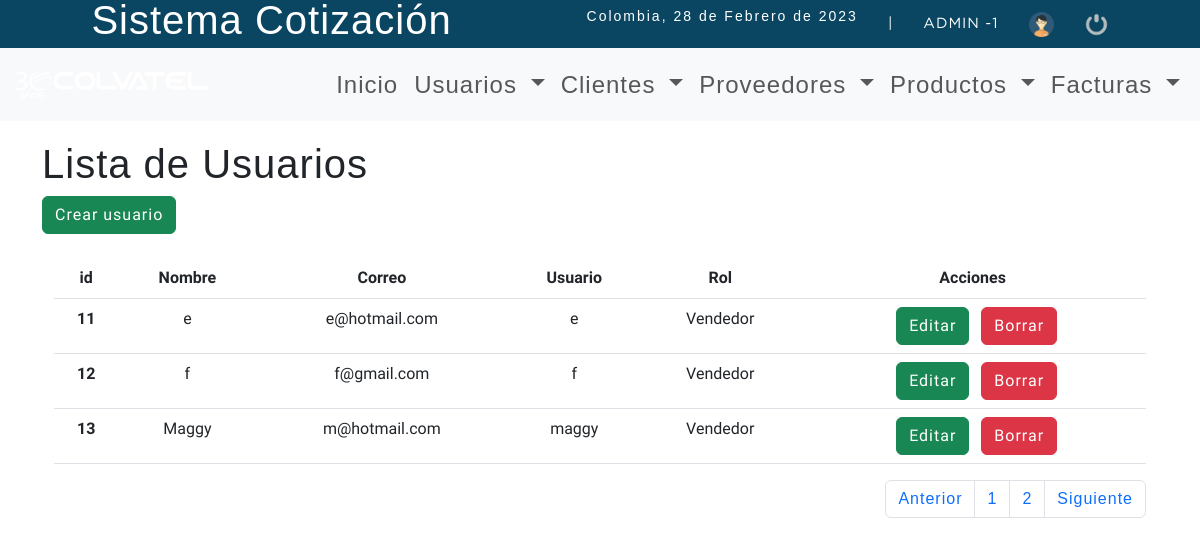
The page /sistema/lista_usuarios.php?pagina=2 (signed in) on the database its author committed.
### tables this page shows
CREATE TABLE `usuario` (
  `idusuario` int(11) NOT NULL,
  `nombre` varchar(50) DEFAULT NULL,
  `correo` varchar(100) DEFAULT NULL,
  `usuario` varchar(15) DEFAULT NULL,
  `clave` varchar(100) DEFAULT NULL,
  `rol` int(11) DEFAULT NULL,
  `estatus` int(10) NOT NULL DEFAULT 1
);

CREATE TABLE `rol` (
  `idrol` int(11) NOT NULL,
  `rol` varchar(20) DEFAULT NULL
);

### sistema/lista_usuarios.php (the view, shortened to what this page needs)
<?php
include "../conexion.php";
?>
<!DOCTYPE html>
<html lang="es">
<head>
	<?php include "include/script.php" ?>
</head>
<body>
	<?php include "include/header.php" ?>
	<section id="container">
		<div class="container">
			<h1>Lista de Usuarios</h1>
			<a href="registro_usuario.php" class="btn btn-success">Crear usuario</a>
			<div class="container mt-4">
				<table class="table responsive">
					<thead class="text-center">
						<tr>
							<th scope="col">id</th>
							<th scope="col">Nombre</th>
							<th scope="col">Correo</th>
							<th scope="col">Usuario</th>
							<th scope="col">Rol</th>
							<th scope="col">Acciones</th>
						</tr>
					</thead>
					<tbody class="text-center">
						<?php
						$sql_register = mysqli_query($conexion, "SELECT COUNT(*) as total_registros FROM usuario WHERE estatus = 1");
						$result_register = mysqli_fetch_array($sql_register);
						$total_registro = $result_register['total_registros'];
						$por_pagina = 5;
						if (empty($_GET['pagina'])) {
							$pagina = 1;
						} else {
							$pagina = $_GET['pagina'];
						}
						$desde = ($pagina - 1) * $por_pagina;
						$total_paginas = ceil($total_registro / $por_pagina);
						$query = mysqli_query($conexion, "SELECT u.idusuario, u.nombre, u.correo, u.usuario, r.rol FROM usuario u INNER JOIN rol r ON u.rol = r.idrol WHERE u.estatus = 1  ORDER BY u.idusuario ASC LIMIT $desde,$por_pagina");
						$result = mysqli_num_rows($query);
						if ($result > 0) {
							while ($data = mysqli_fetch_array($query)) {
						?>
								<tr>
									<th><?php echo $data['idusuario'] ?></th>
									<td><?php echo $data['nombre'] ?></td>
									<td><?php echo $data['correo'] ?></td>
									<td><?php echo $data['usuario'] ?></td>
									<td><?php echo $data['rol'] ?></td>
									<td>
										<a href="editar_usuario.php?id=<?php echo $data['idusuario'] ?>" class="btn btn-success mx-2">Editar</a>
										<?php
										if ($data['idusuario'] != 1) {
										?>
											<a href="eliminar_confirmar_usuario.php?id=<?php echo $data['idusuario'] ?>" class="btn btn-danger">Borrar</a>
										<?php  } ?>
									</td>
								</tr>
						<?php
							}
						}
						?>
					</tbody>
				</table>
				<nav aria-label="Page navigation example">
					<ul class="pagination d-flex justify-content-end">
						<li class="page-item"><a class="page-link" href="#">Anterior</a></li>
						<?php
						for ($i = 1; $i <= $total_paginas; $i++) {
							if ($i == $pagina) {
								echo '<li class="page-item"><a class="page-link">' . $i . '</a></li>';
							} else {
								echo '<li class="page-item"><a class="page-link" href="?pagina=' . $i . '">' . $i . '</a></li>';
							}
						}
						?>
						<li class="page-item"><a class="page-link" href="#">Siguiente</a></li>
					</ul>
				</nav>
			</div>
		</div>
	</section>
</body>
</html>

### sistema/css/style.css (style rules this page uses)
* { margin: 0; padding: 0; box-sizing: border-box; font-family: 'Exo', sans-serif; }
body { background: #ededed; }
h1, h2, h3, h4, h5, h6 { font-family: 'arial'; font-weight: bold; letter-spacing: 1px; }
h1 { font-size: 26px; }
a { text-decoration: none; font-family: arial; letter-spacing: 1px; }
#container { padding: 140px 15px 15px; }

### rows shown on the page
usuario: idusuario "11", nombre "e", correo "e@hotmail.com", usuario "e", rol.rol "Vendedor"
usuario: idusuario "12", nombre "f", correo "f@gmail.com", usuario "f", rol.rol "Vendedor"
usuario: idusuario "13", nombre "Maggy", correo "m@hotmail.com", usuario "maggy", rol.rol "Vendedor"

### other values the page prints
fechaC() "28 de Febrero de 2023"
$_SESSION['user'] "ADMIN"
$_SESSION['rol'] "1"
